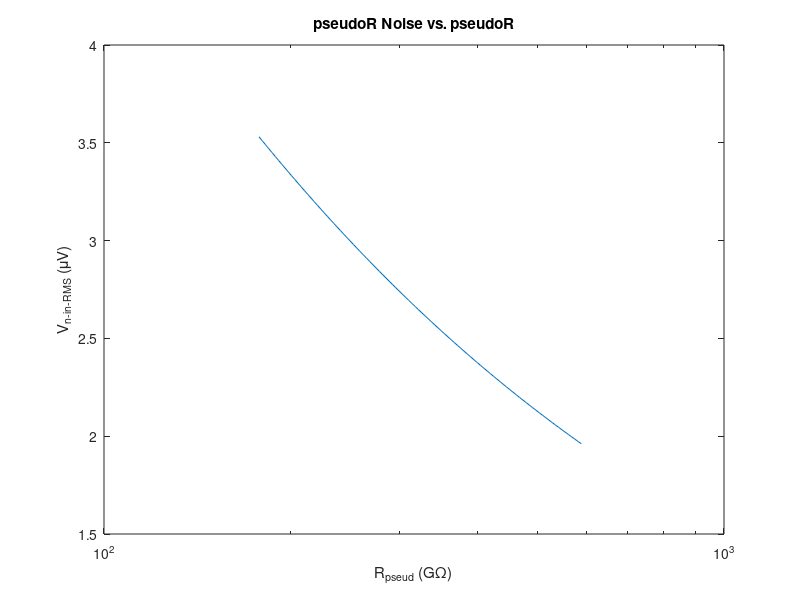
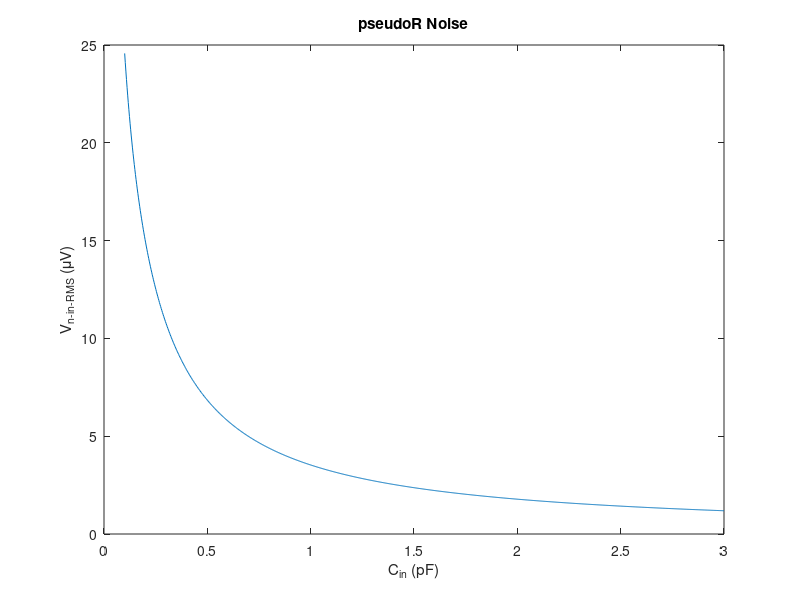
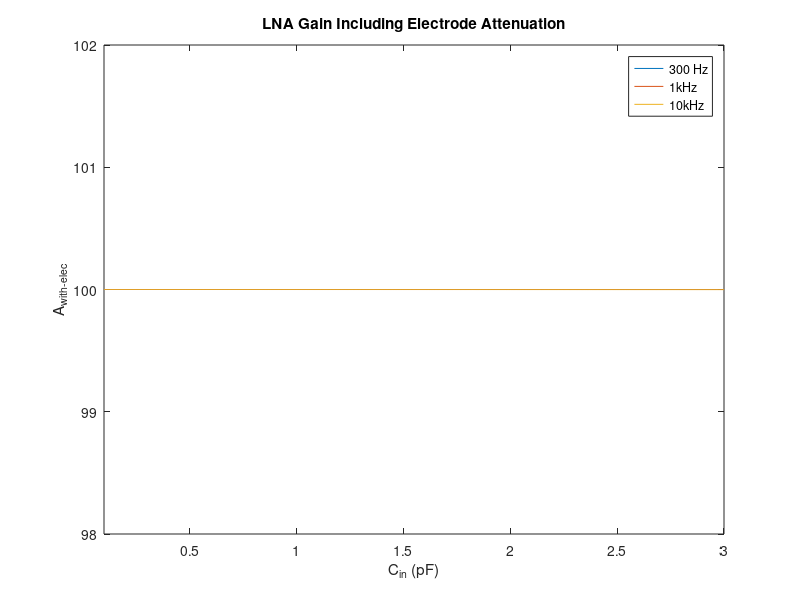
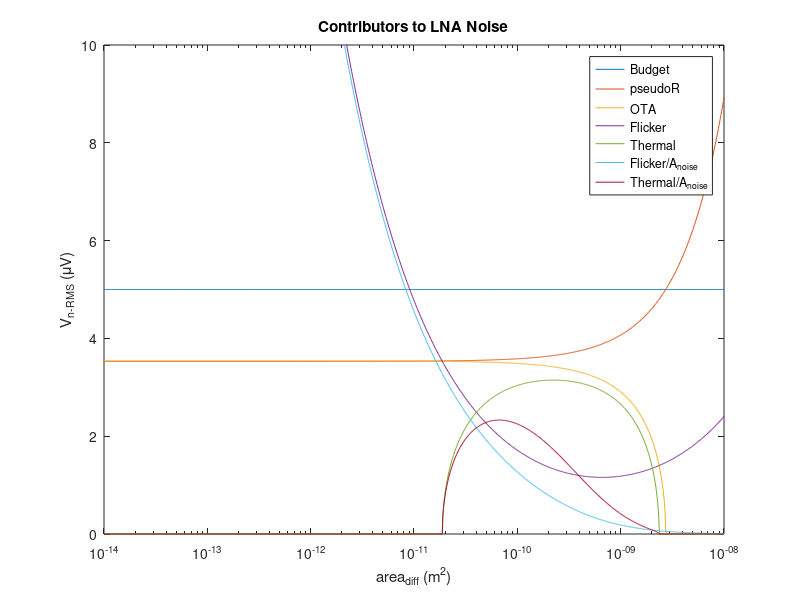

Recreate these plots in MATLAB, in order. (Note: this script raises an error after producing the figures.)
% polymorph pixel co-design
% CRT
% 05/19/2020 - 07/22/2020

%% setup
close all
clear all

%% starting assumptions and physical constants

% constants
k = 1.38e-23;
T = 37 + 273;   % body temp

% system constraints
V_DD = 1.5;
R_elec = 24e3;
pixel_dim = 152.5e-6;
area_limit = (pixel_dim)^2;

% amplitude range
% peak voltages for AP (300Hz - 10kHz) and a little LFP (50Hz - 10kHz)
V_AP = 2e-3;
V_LFP = 6e-3;

% assumed compensation cap for filter OTAs
C_load = 100e-15;
% mux line wiring capacitance
C_mux = 20e-15;

%% design targets

% frequencies
f_mux = 32 * 30e3;
f_LP_AP = 10e3;
f_HP_AP = 300;
% biquad filter params
omega_0 = 2*pi * sqrt(f_HP_AP * f_LP_AP);
BW = 2*pi * (f_LP_AP - f_HP_AP);
Q = omega_0 / BW;

% except for here, as noted, all noise is squared voltage
noise_Vrms_target = 5e-6;
noise_Vsq_target = noise_Vrms_target^2;
% target for OTA noise source other than M1
excess = 1.2;
% equivalent noise bandwidth
ENBW = f_LP_AP * pi/2;

% gains
A_target = 100;
A_OL_target = 1e3;
A_f = 1;
A_LP = 5/3;

% BPF nonidealities
gain_error = 0.01;
% stopband is defined as the point where 20dB rolloff stops and
% the low-freq zero kicks in
stopband_edge = 5;

% settling accuracy and associated time constant
settle_acc = 0.001;
settling_TCs = -log(settle_acc);
% fraction of period available for settling
settling_frac = 0.4;

% swing for A1
V_swing_target = V_LFP * A_target;

% BPF calcs: setup

% number of sweep points
num_points = 1000;
% filter design
f_swcap = logspace(5,7,num_points)';

% vector version of area limit for plots
area_limit_vec = area_limit * ones(num_points, 1);

%% technology information
% info for thicc oxide devices is given by metric3 instead of metric

L_min = 130e-9;
L_min3 = 350e-9;

% C_ox and C_P (C_gg) [F/m^2]
% C_ox for flicker noise
C_ox = 0.01;
C_ox3 = 0.005;
% C_P for parasitics
M_input_area = 120e-6 * 600e-9;
C_gg = 252e-15;
C_P_N = C_gg / M_input_area;
C_P_P = 0.00633;
C_P_N3 = 0.0017;
C_P_P3 = 0.0017;

% cap / area relationship for BPF calcs
cap_per_area_mim = 6.04e-15 / (2e-6)^2;    % [F/m^2]
cap_per_area_mos = 7.0e-15 / (1e-6)^2;
total_cap = area_limit * cap_per_area_mim;

% flicker noise coefficients [J]
K_flicker_N = 1.24e-25;
K_flicker_P = 1.98e-25;
K_flicker_N3 = 1.55e-25;
K_flicker_P3 = 4.27e-25;

% mismatch coefficients
% [Vm] and [m]
A_VT = 10e-9;
A_beta = 0.013e-6;

% noise factor gamma (often quoted as 2/3)
gamma_W = 1;
gamma_S = 2/3;
gamma_W3 = 1.5;

% estimates for device area
L_diff = 200e-9;
L_guard = 1e-6;

% Resistance: ohms/sq
Rs = 1222;
WR_min = 400e-9;
% R mismatch coefficient [m]
A_R = 0.016e-6;



%% pseudoR cutoff and noise

% possible pseudoR values from mc: 90GOhm to 5TOhm
pseudoR = logspace(11.25,11.77,100);
% assume C_F is minimum size
C_F = 10e-15;
f_pseudo = 1./(2.*pi.*pseudoR.*C_F);

% reduction factor to account for not all of kT/C appearing in final BW
% we apply a HP filter in the SC stage, and only care about noise
% in the 300Hz+ band
ratio = f_HP_AP ./ f_pseudo;
reduc_factor = (2/pi./((ratio).^2 - 1)) .* ...
    (ratio*pi/4 - pi/2 + atan(ratio));
% resulting noise due to 2 pseudoR
noise_pseudoR = 2 .* k .* T ./ C_F .* reduc_factor;
% input-refer - note that this uses ideal gain
noise_pseudoR_in = noise_pseudoR ./ (A_target.^2);

% noise due to pseudoR as a function of Cin
figure
semilogx(pseudoR/1e9, sqrt(noise_pseudoR_in) .* 1e6);
xlabel('R_{pseud} (G\Omega)');
ylabel('V_{n-in-RMS} (\muV)');
title('pseudoR Noise vs. pseudoR');

%% closed-loop amp design: sweep Cin

% smallest pseudoR under mc
pseudoR = 178e9;

% sweep Cin
%C_in = 1e-12;
C_in = linspace(100e-15, 3e-12, 1000)';
C_F = C_in / A_target;

% integrated pseudoR noise for 300Hz sw cap HP cutoff
f_pseudo = 1./(2.*pi.*pseudoR.*C_F);
% reduction factor to account for not all of kT/C appearing in final BW
% we apply a HP filter in the SC stage, and only care about noise
% in the 300Hz+ band
ratio = f_HP_AP ./ f_pseudo;
reduc_factor = (2/pi./((ratio).^2 - 1)) .* ...
    (ratio*pi/4 - pi/2 + atan(ratio));
% resulting noise due to 2 pseudoR
noise_pseudoR = 2 .* k .* T ./ C_F .* reduc_factor;
% input-refer - note that this uses ideal gain
noise_pseudoR_in = noise_pseudoR ./ (A_target.^2);

% ideal closed-loop gain including electrode attenuation
% at three freqs: 300, 1000, 10000 Hz
% assumes ideal opamp with no parasitics
A_elec_300 = C_in ./ sqrt(C_F.^2 + (C_F .* C_in .* R_elec .* (2*pi*300)).^2);
A_elec_1e3 = C_in ./ sqrt(C_F.^2 + (C_F .* C_in .* R_elec .* (2*pi*1e3)).^2);
A_elec_1e4 = C_in ./ sqrt(C_F.^2 + (C_F .* C_in .* R_elec .* (2*pi*1e4)).^2);

%% plots from Cin choice

% noise due to pseudoR as a function of Cin
figure
plot(C_in.*(1e12), sqrt(noise_pseudoR_in) .* 1e6);
xlabel('C_{in} (pF)');
ylabel('V_{n-in-RMS} (\muV)');
title('pseudoR Noise');

% input gain including electrode atten
% should be negligible
figure
plot(C_in.*(1e12), A_elec_300);
hold on
plot(C_in.*(1e12), A_elec_1e3);
plot(C_in.*(1e12), A_elec_1e4);
xlabel('C_{in} (pF)');
ylabel('A_{with-elec}');
axis([100e-3 3 98 102]);
legend('300 Hz', '1kHz', '10kHz');
title('LNA Gain Including Electrode Attenuation');

%% results from first design section

% baseline C_in for noise, assuming we meet target gain
C_in = 1e-12;
C_F = C_in / A_target;
% now adjust C_in to pre-warp the CL gain, gain error due to finite OL gain
C_in = C_F * A_target * (1 + 1/A_OL_target) / (1 - A_target/A_OL_target);
% integrated pseudoR noise for 300Hz sw cap HP cutoff
f_pseudo = 1./(2.*pi.*pseudoR.*C_F);
ratio = f_HP_AP ./ f_pseudo;
reduc_factor = (2/pi./((ratio).^2 - 1)) .* ...
    (ratio*pi/4 - pi/2 + atan(ratio));
noise_pseudoR = 2 .* k .* T ./ C_F .* reduc_factor;



%% begin OTA design: sweep WL

% transistor area, from 10^-14 m^2 to 10^-9 m^2
% for reference, pixel is 2.33*10^-8 m^2
% 120um/600nm device is 7.2*10^-11 m^2both
% and a 130nm/130nm device is 1.69*10^-14 m^2
WL = logspace(-14,-8,1000);

C_P = WL .* C_P_N3;

% resulting actual closed-loop gain
A_actual = C_in ./ (C_F + (C_F + C_in + C_P) ./ A_OL_target);
noise_pseudoR_in = noise_pseudoR ./ (A_actual.^2);

% noise budget
noise_OTA = noise_Vsq_target - noise_pseudoR_in;

% noise gain
A_noise = (C_P + C_in + C_F) ./ C_in;

% flicker noise
noise_flicker = 2 .* K_flicker_N3 ./ C_ox3 ./ WL .* (A_noise).^2 ...
    .* log(f_LP_AP / f_HP_AP);

noise_thermal = noise_OTA - noise_flicker;

% thermal noise
% NOTE: we only care about thermal noise in the signal band (to 10kHz)
% technically, ENBW is not correct here because we can do a software
% brickwall filter at 10kHz, and this will be valid since we have used
% appropriate anti-aliasing.
% thus, ENBW is used here only to provide a safety margin.
gm_req = 2 .* 4 .* k .* T .* gamma_W3...
    ./ noise_thermal .* (A_noise).^2 .* ENBW .* excess;

% first approx of mismatch: assume input pair dominates
sigma_Vth_1 = A_VT ./ sqrt(WL);
V_os_3sigma = sigma_Vth_1 .* 3;

%% plots from WL sizing choice

% noise breakdown
figure
semilogx(WL, (noise_Vrms_target*1e6).*ones(size(WL)));
hold on
semilogx(WL, sqrt(noise_pseudoR_in) .* 1e6);
semilogx(WL, sqrt(noise_OTA) .* 1e6);
semilogx(WL, sqrt(noise_flicker) .* 1e6);
semilogx(WL, sqrt(noise_thermal) .* 1e6);
semilogx(WL, sqrt(noise_flicker) ./ (A_noise).^2 .* 1e6);
semilogx(WL, sqrt(noise_thermal) ./ (A_noise).^2 .* 1e6);
xlabel('area_{diff} (m^2)');
ylabel('V_{n-RMS} (\muV)');
axis([1e-14 1e-8 0 10]);
legend('Budget', 'pseudoR', 'OTA', 'Flicker', 'Thermal',...
    'Flicker/A_{noise}', 'Thermal/A_{noise}');
title('Contributors to LNA Noise');

% mismatch
figure
semilogx(WL, V_os_3sigma .* 1e3);
xlabel('area_{diff} (m^2)');
ylabel('V_{OS} (mV)');
title('3\sigma V_{OS}');

% gm requirement
figure
semilogx(WL, gm_req.*(1e6));
xlabel('area_{diff} (m^2)');
ylabel('g_m (\muS)');
axis([1e-14 1e-8 0 500]);
title('g_m Requirement');

% closed-loop gain
figure
semilogx(WL, A_actual);
xlabel('area_{diff} (m^2)');
ylabel('A_{actual}');
title('Closed-Loop Gain due to C_P');

%% gm/id, gmro characterization

% info about number of characterization sweeps
num_lengths_N = 10;
num_lengths_P = 10;
points_per_length = 25;
L_N = [130e-9 200e-9 500e-9 1e-6 2e-6 4e-6 6e-6 8e-6 10e-6 12e-6]';
L_P = L_N;

% for thick-oxide devices
num_lengths_N3 = 9;
num_lengths_P3 = 9;
L_N3 = [350e-9 500e-9 1e-6 2e-6 4e-6 6e-6 8e-6 10e-6 12e-6]';
L_P3 = L_N3;

% NMOS

% import the characterization data
gmid_n_130n = readmatrix('charac/charac_gmid_n_130n.csv');
gmid_n_200n = readmatrix('charac/charac_gmid_n_200n.csv');
gmid_n_500n = readmatrix('charac/charac_gmid_n_500n.csv');
gmid_n_1u = readmatrix('charac/charac_gmid_n_1u.csv');
gmid_n_2u = readmatrix('charac/charac_gmid_n_2u.csv');
gmid_n_4u = readmatrix('charac/charac_gmid_n_4u.csv');
gmid_n_6u = readmatrix('charac/charac_gmid_n_6u.csv');
gmid_n_8u = readmatrix('charac/charac_gmid_n_8u.csv');
gmid_n_10u = readmatrix('charac/charac_gmid_n_10u.csv');
gmid_n_12u = readmatrix('charac/charac_gmid_n_12u.csv');

gmro_n_130n = readmatrix('charac/charac_gmro_n_130n.csv');
gmro_n_200n = readmatrix('charac/charac_gmro_n_200n.csv');
gmro_n_500n = readmatrix('charac/charac_gmro_n_500n.csv');
gmro_n_1u = readmatrix('charac/charac_gmro_n_1u.csv');
gmro_n_2u = readmatrix('charac/charac_gmro_n_2u.csv');
gmro_n_4u = readmatrix('charac/charac_gmro_n_4u.csv');
gmro_n_6u = readmatrix('charac/charac_gmro_n_6u.csv');
gmro_n_8u = readmatrix('charac/charac_gmro_n_8u.csv');
gmro_n_10u = readmatrix('charac/charac_gmro_n_10u.csv');
gmro_n_12u = readmatrix('charac/charac_gmro_n_12u.csv');

cgg_n_130n = readmatrix('charac/charac_cgg_n_130n.csv');
cgg_n_200n = readmatrix('charac/charac_cgg_n_200n.csv');
cgg_n_500n = readmatrix('charac/charac_cgg_n_500n.csv');
cgg_n_1u = readmatrix('charac/charac_cgg_n_1u.csv');
cgg_n_2u = readmatrix('charac/charac_cgg_n_2u.csv');
cgg_n_4u = readmatrix('charac/charac_cgg_n_4u.csv');
cgg_n_6u = readmatrix('charac/charac_cgg_n_6u.csv');
cgg_n_8u = readmatrix('charac/charac_cgg_n_8u.csv');
cgg_n_10u = readmatrix('charac/charac_cgg_n_10u.csv');
cgg_n_12u = readmatrix('charac/charac_cgg_n_12u.csv');

gmid_N_350n = readmatrix('charac/charac_gmid_N_350n.csv');
gmid_N_500n = readmatrix('charac/charac_gmid_N_500n.csv');
gmid_N_1u = readmatrix('charac/charac_gmid_N_1u.csv');
gmid_N_2u = readmatrix('charac/charac_gmid_N_2u.csv');
gmid_N_4u = readmatrix('charac/charac_gmid_N_4u.csv');
gmid_N_6u = readmatrix('charac/charac_gmid_N_6u.csv');
gmid_N_8u = readmatrix('charac/charac_gmid_N_8u.csv');
gmid_N_10u = readmatrix('charac/charac_gmid_N_10u.csv');
gmid_N_12u = readmatrix('charac/charac_gmid_N_12u.csv');

gmro_N_350n = readmatrix('charac/charac_gmro_N_350n.csv');
gmro_N_500n = readmatrix('charac/charac_gmro_N_500n.csv');
gmro_N_1u = readmatrix('charac/charac_gmro_N_1u.csv');
gmro_N_2u = readmatrix('charac/charac_gmro_N_2u.csv');
gmro_N_4u = readmatrix('charac/charac_gmro_N_4u.csv');
gmro_N_6u = readmatrix('charac/charac_gmro_N_6u.csv');
gmro_N_8u = readmatrix('charac/charac_gmro_N_8u.csv');
gmro_N_10u = readmatrix('charac/charac_gmro_N_10u.csv');
gmro_N_12u = readmatrix('charac/charac_gmro_N_12u.csv');

cgg_N_350n = readmatrix('charac/charac_cgg_N_350n.csv');
cgg_N_500n = readmatrix('charac/charac_cgg_N_500n.csv');
cgg_N_1u = readmatrix('charac/charac_cgg_N_1u.csv');
cgg_N_2u = readmatrix('charac/charac_cgg_N_2u.csv');
cgg_N_4u = readmatrix('charac/charac_cgg_N_4u.csv');
cgg_N_6u = readmatrix('charac/charac_cgg_N_6u.csv');
cgg_N_8u = readmatrix('charac/charac_cgg_N_8u.csv');
cgg_N_10u = readmatrix('charac/charac_cgg_N_10u.csv');
cgg_N_12u = readmatrix('charac/charac_cgg_N_12u.csv');

% concatenate the results for easier looping
gmid_n = horzcat(gmid_n_130n, gmid_n_200n(:,2), gmid_n_500n(:,2),...
    gmid_n_1u(:,2), gmid_n_2u(:,2), gmid_n_4u(:,2), gmid_n_6u(:,2),...
    gmid_n_8u(:,2), gmid_n_10u(:,2), gmid_n_12u(:,2));
gmro_n = horzcat(gmro_n_130n, gmro_n_200n(:,2), gmro_n_500n(:,2),...
    gmro_n_1u(:,2), gmro_n_2u(:,2), gmro_n_4u(:,2), gmro_n_6u(:,2),...
    gmro_n_8u(:,2), gmro_n_10u(:,2), gmro_n_12u(:,2));
cgg_n = horzcat(cgg_n_130n, cgg_n_200n(:,2), cgg_n_500n(:,2),...
    cgg_n_1u(:,2), cgg_n_2u(:,2), cgg_n_4u(:,2), cgg_n_6u(:,2),...
    cgg_n_8u(:,2), cgg_n_10u(:,2), cgg_n_12u(:,2));

gmid_N = horzcat(gmid_N_350n, gmid_N_500n(:,2),...
    gmid_N_1u(:,2), gmid_N_2u(:,2), gmid_N_4u(:,2), gmid_N_6u(:,2),...
    gmid_N_8u(:,2), gmid_N_10u(:,2), gmid_N_12u(:,2));
gmro_N = horzcat(gmro_N_350n, gmro_N_500n(:,2),...
    gmro_N_1u(:,2), gmro_N_2u(:,2), gmro_N_4u(:,2), gmro_N_6u(:,2),...
    gmro_N_8u(:,2), gmro_N_10u(:,2), gmro_N_12u(:,2));
cgg_N = horzcat(cgg_N_350n, cgg_N_500n(:,2),...
    cgg_N_1u(:,2), cgg_N_2u(:,2), cgg_N_4u(:,2), cgg_N_6u(:,2),...
    cgg_N_8u(:,2), cgg_N_10u(:,2), cgg_N_12u(:,2));

% plot the characterization results
figure
semilogx(gmid_n(:,1)*1e6, gmid_n(:,2));
hold on
semilogx(gmid_n(:,1)*1e6, gmid_n(:,3));
semilogx(gmid_n(:,1)*1e6, gmid_n(:,4));
semilogx(gmid_n(:,1)*1e6, gmid_n(:,5));
semilogx(gmid_n(:,1)*1e6, gmid_n(:,6));
semilogx(gmid_n(:,1)*1e6, gmid_n(:,7));
semilogx(gmid_n(:,1)*1e6, gmid_n(:,8));
semilogx(gmid_n(:,1)*1e6, gmid_n(:,9));
semilogx(gmid_n(:,1)*1e6, gmid_n(:,10));
semilogx(gmid_n(:,1)*1e6, gmid_n(:,11));
title('g_m/I_D vs. I_D for NMOS');
xlabel('I_D (\muA)');
ylabel('g_m/I_D (V^{-1})');
legend('L = 130nm', 'L = 200nm', 'L = 500nm', 'L = 1\mum', 'L = 2\mum',...
    'L = 4\mum', 'L = 6\mum', 'L = 8\mum', 'L = 10\mum', 'L = 12\mum');

figure
semilogx(gmro_n(:,1)*1e6, gmro_n(:,2));
hold on
semilogx(gmro_n(:,1)*1e6, gmro_n(:,3));
semilogx(gmro_n(:,1)*1e6, gmro_n(:,4));
semilogx(gmro_n(:,1)*1e6, gmro_n(:,5));
semilogx(gmro_n(:,1)*1e6, gmro_n(:,6));
semilogx(gmro_n(:,1)*1e6, gmro_n(:,7));
semilogx(gmro_n(:,1)*1e6, gmro_n(:,8));
semilogx(gmro_n(:,1)*1e6, gmro_n(:,9));
semilogx(gmro_n(:,1)*1e6, gmro_n(:,10));
semilogx(gmro_n(:,1)*1e6, gmro_n(:,11));
title('g_mr_o vs. I_D for NMOS');
xlabel('I_D (\muA)');
ylabel('g_mr_o');
legend('L = 130nm', 'L = 200nm', 'L = 500nm', 'L = 1\mum', 'L = 2\mum',...
    'L = 4\mum', 'L = 6\mum', 'L = 8\mum', 'L = 10\mum', 'L = 12\mum');

figure
semilogx(cgg_n(:,1)*1e6, cgg_n(:,2) / (130e-9 * 260e-9));
hold on
semilogx(cgg_n(:,1)*1e6, cgg_n(:,3) / (200e-9 * 400e-9));
semilogx(cgg_n(:,1)*1e6, cgg_n(:,4) / (500e-9 * 1000e-9));
semilogx(cgg_n(:,1)*1e6, cgg_n(:,5) / (1000e-9 * 2000e-9));
semilogx(cgg_n(:,1)*1e6, cgg_n(:,6) / (2000e-9 * 4000e-9));
semilogx(cgg_n(:,1)*1e6, cgg_n(:,7) / (4000e-9 * 8000e-9));
semilogx(cgg_n(:,1)*1e6, cgg_n(:,8) / (6000e-9 * 12000e-9));
semilogx(cgg_n(:,1)*1e6, cgg_n(:,9) / (8000e-9 * 16000e-9));
semilogx(cgg_n(:,1)*1e6, cgg_n(:,10) / (10000e-9 * 20000e-9));
semilogx(cgg_n(:,1)*1e6, cgg_n(:,11) / (12000e-9 * 24000e-9));
title('C_{gg} vs. I_D for NMOS');
xlabel('I_D (\muA)');
ylabel('C_{gg} (F/m^2)');
legend('L = 130nm', 'L = 200nm', 'L = 500nm', 'L = 1\mum', 'L = 2\mum',...
    'L = 4\mum', 'L = 6\mum', 'L = 8\mum', 'L = 10\mum', 'L = 12\mum');


% PMOS

% import the characterization data
gmid_p_130n = readmatrix('charac/charac_gmid_p_130n.csv');
gmid_p_200n = readmatrix('charac/charac_gmid_p_200n.csv');
gmid_p_500n = readmatrix('charac/charac_gmid_p_500n.csv');
gmid_p_1u = readmatrix('charac/charac_gmid_p_1u.csv');
gmid_p_2u = readmatrix('charac/charac_gmid_p_2u.csv');
gmid_p_4u = readmatrix('charac/charac_gmid_p_4u.csv');
gmid_p_6u = readmatrix('charac/charac_gmid_p_6u.csv');
gmid_p_8u = readmatrix('charac/charac_gmid_p_8u.csv');
gmid_p_10u = readmatrix('charac/charac_gmid_p_10u.csv');
gmid_p_12u = readmatrix('charac/charac_gmid_p_12u.csv');

gmro_p_130n = readmatrix('charac/charac_gmro_p_130n.csv');
gmro_p_200n = readmatrix('charac/charac_gmro_p_200n.csv');
gmro_p_500n = readmatrix('charac/charac_gmro_p_500n.csv');
gmro_p_1u = readmatrix('charac/charac_gmro_p_1u.csv');
gmro_p_2u = readmatrix('charac/charac_gmro_p_2u.csv');
gmro_p_4u = readmatrix('charac/charac_gmro_p_4u.csv');
gmro_p_6u = readmatrix('charac/charac_gmro_p_6u.csv');
gmro_p_8u = readmatrix('charac/charac_gmro_p_8u.csv');
gmro_p_10u = readmatrix('charac/charac_gmro_p_10u.csv');
gmro_p_12u = readmatrix('charac/charac_gmro_p_12u.csv');

gmid_P_350n = readmatrix('charac/charac_gmid_P_350n.csv');
gmid_P_500n = readmatrix('charac/charac_gmid_P_500n.csv');
gmid_P_1u = readmatrix('charac/charac_gmid_P_1u.csv');
gmid_P_2u = readmatrix('charac/charac_gmid_P_2u.csv');
gmid_P_4u = readmatrix('charac/charac_gmid_P_4u.csv');
gmid_P_6u = readmatrix('charac/charac_gmid_P_6u.csv');
gmid_P_8u = readmatrix('charac/charac_gmid_P_8u.csv');
gmid_P_10u = readmatrix('charac/charac_gmid_P_10u.csv');
gmid_P_12u = readmatrix('charac/charac_gmid_P_12u.csv');

gmro_P_350n = readmatrix('charac/charac_gmro_P_350n.csv');
gmro_P_500n = readmatrix('charac/charac_gmro_P_500n.csv');
gmro_P_1u = readmatrix('charac/charac_gmro_P_1u.csv');
gmro_P_2u = readmatrix('charac/charac_gmro_P_2u.csv');
gmro_P_4u = readmatrix('charac/charac_gmro_P_4u.csv');
gmro_P_6u = readmatrix('charac/charac_gmro_P_6u.csv');
gmro_P_8u = readmatrix('charac/charac_gmro_P_8u.csv');
gmro_P_10u = readmatrix('charac/charac_gmro_P_10u.csv');
gmro_P_12u = readmatrix('charac/charac_gmro_P_12u.csv');

cgg_P_350n = readmatrix('charac/charac_cgg_P_350n.csv');
cgg_P_500n = readmatrix('charac/charac_cgg_P_500n.csv');
cgg_P_1u = readmatrix('charac/charac_cgg_P_1u.csv');
cgg_P_2u = readmatrix('charac/charac_cgg_P_2u.csv');
cgg_P_4u = readmatrix('charac/charac_cgg_P_4u.csv');
cgg_P_6u = readmatrix('charac/charac_cgg_P_6u.csv');
cgg_P_8u = readmatrix('charac/charac_cgg_P_8u.csv');
cgg_P_10u = readmatrix('charac/charac_cgg_P_10u.csv');
cgg_P_12u = readmatrix('charac/charac_cgg_P_12u.csv');

% concatenate the results for easier looping
gmid_p = horzcat(gmid_p_130n, gmid_p_200n(:,2), gmid_p_500n(:,2),...
    gmid_p_1u(:,2), gmid_p_2u(:,2), gmid_p_4u(:,2), gmid_p_6u(:,2),...
    gmid_p_8u(:,2), gmid_p_10u(:,2), gmid_p_12u(:,2));
gmro_p = horzcat(gmro_p_130n, gmro_p_200n(:,2), gmro_p_500n(:,2),...
    gmro_p_1u(:,2), gmro_p_2u(:,2), gmro_p_4u(:,2), gmro_p_6u(:,2),...
    gmro_p_8u(:,2), gmro_p_10u(:,2), gmro_p_12u(:,2));

gmid_P = horzcat(gmid_P_350n, gmid_P_500n(:,2),...
    gmid_P_1u(:,2), gmid_P_2u(:,2), gmid_P_4u(:,2), gmid_P_6u(:,2),...
    gmid_P_8u(:,2), gmid_P_10u(:,2), gmid_P_12u(:,2));
gmro_P = horzcat(gmro_P_350n, gmro_P_500n(:,2),...
    gmro_P_1u(:,2), gmro_P_2u(:,2), gmro_P_4u(:,2), gmro_P_6u(:,2),...
    gmro_P_8u(:,2), gmro_P_10u(:,2), gmro_P_12u(:,2));
cgg_P = horzcat(cgg_P_350n, cgg_P_500n(:,2),...
    cgg_P_1u(:,2), cgg_P_2u(:,2), cgg_P_4u(:,2), cgg_P_6u(:,2),...
    cgg_P_8u(:,2), cgg_P_10u(:,2), cgg_P_12u(:,2));

% plot the characterization results
figure
semilogx(gmid_p(:,1)*1e6, gmid_p(:,2));
hold on
semilogx(gmid_p(:,1)*1e6, gmid_p(:,3));
semilogx(gmid_p(:,1)*1e6, gmid_p(:,4));
semilogx(gmid_p(:,1)*1e6, gmid_p(:,5));
semilogx(gmid_p(:,1)*1e6, gmid_p(:,6));
semilogx(gmid_p(:,1)*1e6, gmid_p(:,7));
semilogx(gmid_p(:,1)*1e6, gmid_p(:,8));
semilogx(gmid_p(:,1)*1e6, gmid_p(:,9));
semilogx(gmid_p(:,1)*1e6, gmid_p(:,10));
semilogx(gmid_p(:,1)*1e6, gmid_p(:,11));
title('g_m/I_D vs. I_D for PMOS');
xlabel('I_D (\muA)');
ylabel('g_m/I_D (V^{-1})');
legend('L = 130nm', 'L = 200nm', 'L = 500nm', 'L = 1\mum', 'L = 2\mum',...
    'L = 4\mum', 'L = 6\mum', 'L = 8\mum', 'L = 10\mum', 'L = 12\mum');

figure
semilogx(gmro_p(:,1)*1e6, gmro_p(:,2));
hold on
semilogx(gmro_p(:,1)*1e6, gmro_p(:,3));
semilogx(gmro_p(:,1)*1e6, gmro_p(:,4));
semilogx(gmro_p(:,1)*1e6, gmro_p(:,5));
semilogx(gmro_p(:,1)*1e6, gmro_p(:,6));
semilogx(gmro_p(:,1)*1e6, gmro_p(:,7));
semilogx(gmro_p(:,1)*1e6, gmro_p(:,8));
semilogx(gmro_p(:,1)*1e6, gmro_p(:,9));
semilogx(gmro_p(:,1)*1e6, gmro_p(:,10));
semilogx(gmro_p(:,1)*1e6, gmro_p(:,11));
title('g_mr_o vs. I_D for PMOS');
xlabel('I_D (\muA)');
ylabel('g_mr_o');
legend('L = 130nm', 'L = 200nm', 'L = 500nm', 'L = 1\mum', 'L = 2\mum',...
    'L = 4\mum', 'L = 6\mum', 'L = 8\mum', 'L = 10\mum', 'L = 12\mum');

%% transistor-level OTA design: tunable parameters

% set minimum W
W_min = 200e-9;

% assumptions for WI or SI
% PI: "pretty inverted", P is between M and S
gmid_WI = 25;
gmid_MI = 20;
gmid_PI = 15;
gmid_SI = 10;

% M1 specs determined from optimization above
gm_min = 150e-6;
WL_min = 6e-11;

% ratio between main branch and output branch
current_scale = 16;
% ratio between load branch and one branch of CMFB amp
cmfb_scale = 1;

% partition of gains
A_OL_CMFB_target = 20;

% assumption that (gmro)9ro11 << (gmro)7(gmro)5R,
% but this will not be possible while meeting other requirements
% to account for this, let gg_factor_1(gmro)9ro11 = (gmro)7(gmro)5R
gg_factor_1 = 0.5;
% assumption that (gmro)3ro1 >> (gmro)5R.
% let (gmro)3ro1 = gg_factor_2*(gmro)5R
gg_factor_2 = 5;

% only assumed gmro - it will be overwritten later so it's ok
gmro_9_target = 30;

% degen resistor headroom consumption
% chosen to achieve a tradeoff between Rout and swing
V_R_degen = 0.2;
% estimated headroom for saturation for a single device (even SI)
V_hr_SI = 300e-3;
V_hr_WI = 250e-3;

%% swing requirement calculation

V_swing_telecas = V_DD - 1*V_hr_SI - 4*V_hr_WI - V_R_degen;
V_swing_foldcas = V_DD - 1*V_hr_SI - 3*V_hr_WI - V_R_degen;
V_swing_stage2 = V_DD - V_hr_SI - V_hr_WI;

%% transistor-level OTA design: action

% M1: input pair (NMOS)

% vectors to keep track of results for comparison
W = zeros(num_lengths_N3, 1);
WL = zeros(num_lengths_N3, 1);
gmro = zeros(num_lengths_N3, 1);
gmid = zeros(num_lengths_N3, 1);

% try each length
for i = 1:num_lengths_N3
    
    % column for gmid, gmro data
    col = 1 + i;
    
    % determine corresponding length
    L_charac = L_N3(i);
    W_charac = L_charac * 2;
    
    for j = 1:points_per_length
        
        % go from SI to WI to get minimum required gmid
        point = points_per_length - j + 1;
        
        gmid(i) = gmid_N(point, col);
        
        if (gmid(i) > gmid_WI)
            % found required gmid
            
            % determine corresponding current density for this length
            ID_charac = gmid_N(point, 1);
            ID_density = ID_charac / W_charac;
            
            % determine actual ID required
            ID_req = gm_min / gmid(i);
            ID = 1e-6 * ceil(ID_req * 1e6);
            
            % determine actual W required
            W(i) = ID / ID_density;
            WL(i) = W(i) .* L_charac;
            
            % keep track of corresponding gmro
            gmro(i) = gmro_N(point, col);
            break
        end      
    end
end

% plot results for M1
figure
plot(L_N3*1e6, W*1e6);
xlabel('L (\mum)');
ylabel('W (\mum)');
title('M1: W vs. L');
figure
plot(L_N3*1e6, WL*1e12);
xlabel('L (\mum)');
ylabel('W ((\mum)^2)');
title('M1: WL vs. L');
figure
plot(L_N3*1e6, gmro);
xlabel('L (\mum)');
ylabel('g_mr_o');
title('M1: g_mr_o vs. L');

% pick L that gives us required WL for parasitics/flicker
for i = 1:num_lengths_N3
    WL_this = WL(i);
    
    if (WL_this > WL_min)
        % determine final dimensions
        W_M1 = W(i);
        L_M1 = L_N3(i);
        % determine final small signal params
        gmid_M1 = gmid(i);
        gmro_M1 = gmro(i);
        break
    end
end

% compute some currents
ID_main = ID;
ID_load = ID_main / current_scale;
ID_both = ID_main + ID_load;

% compute M1 small signal params
gm_M1 = gmid_M1 * ID_main;
ro_M1 = gmro_M1 / gm_M1;

% size the degen resistors for reasonable voltage swing
R_degen = V_R_degen / ID_both;

% confirm resistor size is ok
W_R = WR_min;
L_R = R_degen / Rs * W_R;
sigma_R = A_R ./ sqrt(L_R .* W_R) * R_degen;

% M9 and M11 based on gain equation
gmro9ro11_target = A_OL_target * (1+1/gg_factor_1)^2 / gm_M1;

% calculte M11 requirements
gm_M11_assumed = gmid_SI * ID_load;
ro_M11_target = gmro9ro11_target / gmro_9_target;
gmro_11_target = gm_M11_assumed * ro_M11_target;

% M11: load device (NMOS)
[W, gmid, gmro] = size_M(L_N, gmid_n, gmro_n, gmid_PI, 0, ID_load,...
    num_lengths_N, points_per_length);
[L_M11, W_M11, gmid_M11, gmro_M11] = pick_L(L_N, W, gmid, gmro,...
    gmro_11_target, num_lengths_N, W_min);
% compute M11 small signal params
gm_M11 = gmid_M11 * ID_load;
ro_M11 = gmro_M11 / gm_M11;

% re-calculate gmro9 target
gmro_9_target = gmro9ro11_target / ro_M11;

% M9: load cascode device (NMOS)
[W, gmid, gmro] = size_M(L_N, gmid_n, gmro_n, gmid_MI, 1, ID_load,...
    num_lengths_N, points_per_length);
[L_M9, W_M9, gmid_M9, gmro_M9] = pick_L(L_N, W, gmid, gmro,...
    gmro_9_target, num_lengths_N, W_min);
% compute M9 small signal params
gm_M9 = gmid_M9 * ID_load;
ro_M9 = gmro_M9 / gm_M9;

% gmro_57 based on ratio gg_factor_1 (see above)
gmro_57_target = sqrt(gg_factor_1 * gmro_M9 * ro_M11 / R_degen);

% size 5,7 based on this target

% M5: current source device (PMOS)
[W, gmid, gmro] = size_M(L_P, gmid_p, gmro_p, gmid_MI, 1, ID_both,...
    num_lengths_P, points_per_length);
[L_M5, W_M5, gmid_M5, gmro_M5] = pick_L(L_P, W, gmid, gmro,...
    gmro_57_target, num_lengths_P, W_min);
% compute M5 small signal params
gm_M5 = gmid_M5 * ID_main;
ro_M5 = gmro_M5 / gm_M5;

% M7: folded cascode device (PMOS)
[W, gmid, gmro] = size_M(L_P, gmid_p, gmro_p, gmid_MI, 1, ID_load,...
    num_lengths_P, points_per_length);
[L_M7, W_M7, gmid_M7, gmro_M7] = pick_L(L_P, W, gmid, gmro,...
    gmro_57_target, num_lengths_P, W_min);
% compute M7 small signal params
gm_M7 = gmid_M7 * ID_load;
ro_M7 = gmro_M7 / gm_M7;

% size M3 such that (gmro)3ro1 >> (gmro)5R
gmro_3_target = gg_factor_2 * gmro_M5 * R_degen / ro_M1;

% M3: telecascode device (NMOS)
[W, gmid, gmro] = size_M(L_N, gmid_n, gmro_n, gmid_MI, 1, ID_main,...
    num_lengths_N, points_per_length);
[L_M3, W_M3, gmid_M3, gmro_M3] = pick_L(L_N, W, gmid, gmro,...
    gmro_3_target, num_lengths_N, W_min);
% compute M3 small signal params
gm_M3 = gmid_M3 * ID_main;
ro_M3 = gmro_M3 / gm_M3;

% calculate the actual gain

% impedance looking into M3 drain
r_inbranch = gmro_M3 * ro_M1;
% impedance looking into M5 drain
r_top = gmro_M5 * R_degen;
% impedance looking into folding node
r_fold = 1 / (1/(r_top) + 1/(r_inbranch));
% impedance looking up from output
r_up = r_fold * gmro_M7;
% impedance looking down from output
r_down = gmro_M9 * ro_M11;

% output resistance
Rout_actual = 1/(1/r_down + 1/r_up);

% transconductance
Gs7 = (gm_M7 + 1/ro_M7) / (1 + gmro_M9 * ro_M11 / ro_M7);
Gd5 = 1 / (ro_M5 * (1 + R_degen / ro_M5 + gm_M5 * R_degen));
Gs3 = (gm_M3 + 1/ro_M3) / (1 + 1 / (ro_M3 * (Gs7 + Gd5)));

input_split = Gs3 * ro_M1 / (1 + Gs3 * ro_M1);
fold_split = Gs7 / (Gs7 + Gd5);

Gm_actual = gm_M1 * input_split * fold_split;

A_OL_actual = Rout_actual * Gm_actual;

%% post-design OTA characterization

% noise - note this is just open-loop OTA noise for sanity check

% compute first stage noise
noise_final_A1 = 8*k*T*(gamma_W/gm_M1 + 1/(R_degen * gm_M1^2))*ENBW...
    + 2 * K_flicker_N / (W_M1 * L_M1 * C_ox) * log(f_LP_AP / f_HP_AP);

% compute total input-referred OTA noise
noise_final_OTA = noise_final_A1;
noise_final_OTA_V = sqrt(noise_final_OTA);

% offset: it can be shown that all contributions are neglig except input
sigma_Vth_1_final = A_VT / sqrt(W_M1 * L_M1);
V_os_3sigma_final = sigma_Vth_1_final * 3;

% settling - need to satisfy swcap settling assumption

% assume min size cap for C_RA
C_RA = 10e-15;
% input cap size
C_R1 = C_RA * A_f / Q;

% settling limit
T_settle_limit = (1 ./ f_swcap) * settling_frac;

% assume switch resistance - settling through this
R_sw = 14e3;
T_settle_sw = R_sw * C_R1 * settling_TCs;

loop_gain_approx = A_OL_actual / A_target;
T_settle_OTA = (Rout_actual / loop_gain_approx) * C_R1 * settling_TCs;

T_settle_OTA_vec = T_settle_OTA .* ones(size(f_swcap));
T_settle_sw_vec = T_settle_sw .* ones(size(f_swcap));

figure
semilogx(f_swcap, T_settle_limit*1e6);
hold on
semilogx(f_swcap, T_settle_sw_vec*1e6);
semilogx(f_swcap, T_settle_OTA_vec*1e6);
xlabel('f_{swcap} (Hz)');
ylabel('n\tau (\mus)');
title('Amp/Filter Settling Time vs. Sw Cap Frequency');
legend('Limit', 'Switch Settling', 'OTA 2nd Stage Settling');

% fold node resistance - for comparison with output R to determine dom pole
R_fold = 1/(Gs7 + 1/r_inbranch + 1/r_top);

%% CMFB
ID_cmfb = ID_load / cmfb_scale;

% compute gmro target based on necessity that gm13ro15 > A for later math
gm_M13_assumed = gmid_WI * ID_cmfb;
gm_M15_assumed = gmid_SI * ID_cmfb;
ro_15_target = A_OL_CMFB_target / gm_M13_assumed;
gmro_15_target = gm_M15_assumed * ro_15_target;

% M15: load device (PMOS)
[W, gmid, gmro] = size_M(L_P, gmid_p, gmro_p, gmid_SI, 0, ID_cmfb,...
    num_lengths_P, points_per_length);
[L_M15, W_M15, gmid_M15, gmro_M15] = pick_L(L_P, W, gmid, gmro,...
    gmro_15_target, num_lengths_P, W_min);
% compute M15 small signal params
gm_M15 = gmid_M15 * ID_cmfb;
ro_M15 = gmro_M15 / gm_M15;

% compute target gmro13 based on target gain
ro_M13_target = (A_OL_CMFB_target * ro_M15) /...
    (gm_M13_assumed * ro_M15 - A_OL_CMFB_target);
gmro_13_target = gm_M13_assumed * ro_M13_target;

% M13: input device (NMOS)
[W, gmid, gmro] = size_M(L_N, gmid_n, gmro_n, gmid_WI, 1, ID_cmfb,...
    num_lengths_N, points_per_length);
[L_M13, W_M13, gmid_M13, gmro_M13] = pick_L(L_N, W, gmid, gmro,...
    gmro_13_target, num_lengths_N, W_min);
% compute M13 small signal params
gm_M13 = gmid_M13 * ID_cmfb;
ro_M13 = gmro_M13 / gm_M13;

% calculate actual CMFB amp gain
A_OL_CMFB_actual = (gmro_M13 * ro_M15) / (ro_M13 + ro_M15);



%% area contrib of first-stage CT filter capacitor and signal-path caps
area_sig = 2 .* C_in ./ cap_per_area_mim;

figure
semilogx(f_swcap, area_limit_vec*(1e12));
hold on
semilogx(f_swcap, area_sig * ones(num_points, 1)*(1e12));

f_LPCT = f_swcap ./ 10;
C_L = Gm_actual ./ (2*pi .* f_LPCT .* A_target);

area_CT = C_L ./ cap_per_area_mos + area_sig;

semilogx(f_swcap, area_CT*(1e12));

%% design based on CT passive second-order BPF

% C_R2 will be the smallest
C_R2 = 10e-15;
R_2 = 1 ./ (f_swcap .* C_R2);
% R_1 must be much smaller in order to gain unity gain in passband
C_R1 = C_R2 .* 10;
R_1 = 1 ./ (f_swcap .* C_R1);
% corresponding caps
C_1 = 1 ./ (2*pi*f_HP_AP.*R_1);
C_2 = 1 ./ (2*pi*f_LP_AP.*R_2);

% for differential operation, need to double shunt R and half shunt C
C_passive = 2*C_1 + C_R1/2 + 2*C_R2 + C_2/2;

% area
area_passive = C_passive ./ cap_per_area_mim;

% plots
semilogx(f_swcap, area_passive*(1e12));
semilogx(f_swcap, (area_passive+area_CT)*(1e12));

%% design based on CT first-order BPF (see Vol. 1 p. 185)

% swcap filter cap calculations
C_4 = 10e-15;
noise_inref = sqrt(k*T ./ C_4) ./ A_target;

C_2 = f_swcap .* C_4 ./ (2*pi*f_HP_AP);

C_1 = A_f .* C_2;

C_3 = (2*pi*f_LP_AP) .* C_1 ./ f_swcap;

C_firstorder = 2.*(C_1 + C_2 + C_3 + C_4);

% area
area_firstorder = C_firstorder ./ cap_per_area_mim;

% plots
semilogx(f_swcap, area_firstorder*(1e12));
semilogx(f_swcap, (area_firstorder+area_CT)*(1e12));

%% design based on CT biquad - TT

% swcap filter cap calculations
C_RA = 10e-15;

R_A = 1 ./ (C_RA .* f_swcap);
C_A = 1 ./ (omega_0 .* R_A);

R_B = R_A .* Q;
C_RB = 1 ./ (R_B .* f_swcap);

R_1 = R_B ./ A_f;
C_R1 = 1 ./ (R_1 .* f_swcap);

C_biquad = 2.*(2.*(C_A + C_RA) + C_RB + C_R1);

% area
area_biquad = C_biquad ./ cap_per_area_mim;

% plots
semilogx(f_swcap, area_biquad*(1e12));
semilogx(f_swcap, (area_biquad+area_CT)*(1e12));

%% design based on CT biquad - TT modified for high-Q

% swcap filter cap calculations
C_RAHQ = 10e-15;

R_AHQ = 1 ./ (C_RAHQ .* f_swcap);
C_AHQ = 1 ./ (omega_0 .* R_AHQ);

C_BHQ = C_AHQ ./ Q;

C_2HQ = A_f .* C_BHQ;

C_HQ = 2.*(2.*(C_AHQ + C_RAHQ) + C_BHQ + C_2HQ);

% area
area_HQ = C_HQ ./ cap_per_area_mim;

% plots
semilogx(f_swcap, area_HQ*(1e12));
semilogx(f_swcap, (area_HQ+area_CT)*(1e12));

%% design based on CT biquad - TT with specified LPF gain

% ok to overwrite cap values if we end up using this topology

% 2 degrees of freedom: C_RA and C_RAP

% swcap filter cap calculations
C_RA = 40e-15;
R_A = 1 ./ (C_RA .* f_swcap);

R_1 = R_A ./ A_LP;
C_R1 = 1 ./ (R_1 .* f_swcap);

R_B = R_1 .* A_f;
C_RB = 1 ./ (R_B .* f_swcap);

C_A = 1./ (R_B .* BW);

C_RAP = 10e-15;
R_AP = 1 ./ (C_RAP .* f_swcap);

C_AP = 1 ./ (R_A .* R_AP .* C_A .* omega_0.^2);

C_biquad = 2.*(C_A + C_RA + C_AP + C_RAP + C_RB + C_R1);

% area
area_biquad = C_biquad ./ cap_per_area_mim;

% plots
semilogx(f_swcap, area_biquad*(1e12));
semilogx(f_swcap, (area_biquad+area_CT)*(1e12));

%% plot settings
xlabel('f_{swcap} (Hz)');
ylabel('Capacitor Area (\mum)^2');
title('Capacitor Area vs. Sw Cap Frequency');
legend('Limit', 'LNA Signal Path', 'CT',...
    'Passive', 'CT+Passive',...
    'FirstOrder', 'CT+FirstOrder',...
    'TTBiquad', 'CT+TTBiquad',...
    'HQBiquad', 'CT+HQBiquad',...
    'TTBSwing', 'CT+TTBSwing');
axis([1e5, 1e7, 0, 25000]);

%% further analysis of TT topology

% noise contribution of switches at each capacitor
% noise in power!
% assume that this sampled noise will appear spread over the fs/2 BW
noise_C_RB = 2.*k.*T ./ (C_A + C_RB);
noise_C_RAP = 2.*k.*T .* C_RA ./ (C_AP .* C_RB);
noise_C_RA = 2.*k.*T .* C_RA ./ (C_RB .* (C_A + C_RB));

% total noise - assume neglig contrib at C_A,
% and assume C_R1 yields same contrib as C_RA
noise_total = noise_C_RB + noise_C_RAP + 2.*noise_C_RA;
noise_total_sqrt = sqrt(noise_total);

% plot as a function of fs
figure
semilogx(f_swcap, sqrt(noise_C_RB)*1e6/A_target);
hold on
semilogx(f_swcap, sqrt(noise_C_RAP)*1e6/A_target);
semilogx(f_swcap, sqrt(noise_C_RA)*1e6/A_target);
semilogx(f_swcap, noise_total_sqrt*1e6/A_target);
xlabel('f_{swcap} (Hz)');
ylabel('V_{n-in-rms} (\muV)');
title('Noise Approximation on Caps vs. Sw Cap Frequency');
legend('C_{RB}', 'C_{RA1}', 'C_{RA2},C_{R1}', 'Total');



%% Source Follower Required Specs

% first calculate settling time: 0.4 of clock period
settling_time = settling_frac ./ f_swcap;
% associated time constant required
time_const = settling_time / settling_TCs;

% calculate gm required for this time constant
gm_SF1_req = C_R1 ./ time_const;

% power calculation
I_SF1_req = 2 .* (gm_SF1_req / gmid_WI);

%% Mux Driver Required Specs (A2 or SF2)

% first calculate settling time: 0.4 of mux clock period
settling_time_mux = settling_frac ./ f_mux;
% associated time constant required
time_const_mux = settling_time_mux / settling_TCs;

% if we use A2 to drive the mux line directly
% calculate equivalent cap used in time constant formula
cap_eq_2_mux = ((C_load+C_mux) .* max(C_R1, C_RA) +...
    (C_load+C_mux) .* (C_RB + C_A) +...
    max(C_R1, C_RA) .* (C_RB + C_A)) ./ (C_RB + C_A);
% calculate required gm
Gm_2_req_mux = cap_eq_2_mux ./ time_const_mux;
I_2_req_mux = 2 .* (Gm_2_req_mux / gmid_WI);

% if we use a source follower
% calculate gm required for this time constant
gm_SF2_req = C_mux ./ time_const_mux;
% power calculation
I_SF2_req = 2 .* (gm_SF2_req / gmid_WI);

%% Opamp Required Specs

% gain specs
A_3_required = 1 ./ (R_AP .* C_AP .* 2 * pi * stopband_edge);
A_2_required = (1-gain_error).*(1 + A_f) ./ gain_error;

% swing specs
A2_swing = V_AP .* A_target .* A_f;
A3_swing = V_LFP .* A_target .* A_LP;

% settling specs
% required Gm for each amp
cap_eq_2 = (C_load .* max(C_R1, C_RA) + C_load .* (C_RB + C_A) +...
    max(C_R1, C_RA) .* (C_RB + C_A)) ./ (C_RB + C_A);
cap_eq_3 = (C_load .* C_RAP + C_load .* C_AP + C_RAP .* C_AP) ./ C_AP;
Gm_2_req = cap_eq_2 ./ time_const;
Gm_3_req = cap_eq_3 ./ time_const;

% power calculation from linear-charging assumption
I_2_req = 2 .* (Gm_2_req / gmid_WI);
I_3_req = 2 .* (Gm_3_req / gmid_WI);
P_swcap = V_DD .* (I_2_req + I_3_req + I_SF1_req);
P_swcap_A2mux = V_DD .* (I_2_req_mux + I_3_req + I_SF1_req);
P_swcap_SFmux = V_DD .* (I_2_req + I_3_req + I_SF1_req + I_SF2_req);

% now what if amp is slewing?
slew_cap_2 = 1 ./ (1./(C_RB + C_A) + 1./(C_R1 + C_RA));
slew_cap_3 = 1 ./ (1./(C_AP) + 1./(C_RAP));
% assume main signal at A2 output is AP
Iss_2_req = A2_swing ./ settling_time .* slew_cap_2;
% assume main signal at A3 output is LFP
Iss_3_req = A3_swing ./ settling_time .* slew_cap_3;

% another view of bandwidth requirements: GBW
gain_A2 = max(C_RA, C_R1) ./ (C_RB + C_A);
gain_A3 = C_RAP ./ C_AP;
% calculate required BW
BW_req = 1 ./ (time_const .* 2 .* pi);
% calculate required GBW
GBW_A2 = gain_A2 .* BW_req;
GBW_A3 = gain_A3 .* BW_req;

figure
semilogx(f_swcap, Gm_2_req*1e6);
hold on
semilogx(f_swcap, Gm_2_req_mux*1e6);
semilogx(f_swcap, Gm_3_req*1e6);
semilogx(f_swcap, gm_SF1_req*1e6);
semilogx(f_swcap, gm_SF2_req*1e6*ones(size(gm_SF1_req)));
xlabel('f_{swcap} (Hz)');
ylabel('G_m (\muS)');
title('Required Transconductance for Linear Cap Charging');
legend('A_2', 'A_2 driving mux', 'A_3', 'SF_1', 'SF_2');

figure
semilogx(f_swcap, Iss_2_req*1e6);
hold on
semilogx(f_swcap, Iss_3_req*1e6);
xlabel('f_{swcap} (Hz)');
ylabel('I_{SS} (\muA)');
title('Required Opamp Current for Slewing Cap Charging');
legend('A_2', 'A_3');

figure
semilogx(f_swcap, GBW_A2/1e3);
hold on
semilogx(f_swcap, GBW_A3/1e3);
xlabel('f_{swcap} (Hz)');
ylabel('GBW (kHz)');
title('Required GBW for Closed-Loop Integrator Gain');
legend('A_2', 'A_3');

figure
yyaxis left
semilogx(f_swcap, P_swcap*1e6);
hold on
semilogx(f_swcap, P_swcap_A2mux*1e6);
semilogx(f_swcap, P_swcap_SFmux*1e6);
ylabel('P (\muW)');
yyaxis right
semilogx(f_swcap, (area_biquad+area_CT)*(1e12));
ylabel('A (\mum)^2');
xlabel('f_{swcap} (Hz)');
title('Tradeoff Between Power and Area');
legend('P: no mux', 'P: A2 drives mux', 'P: SF drives mux', 'A');



%% BPF A2 design: tunable parameters

% gain target
A_2_required = 300;
% A3_M1 specs determined from f_swcap optimization in other script
gm_min_A2 = 2e-6;

WL_min_A2 = 9e-12;

% partition gains
A_2_1_required = 30;

%% BPF A2 design: action

% A2_M1: input pair (NMOS)

% vectors to keep track of results for comparison
W = zeros(num_lengths_N, 1);
WL = zeros(num_lengths_N, 1);
gmro = zeros(num_lengths_N, 1);
gmid = zeros(num_lengths_N, 1);

% try each length
for i = 1:num_lengths_N
    
    % column for gmid, gmro data
    col = 1 + i;
    
    % determine corresponding length
    L_charac = L_N(i);
    W_charac = L_charac * 2;
    
    for j = 1:points_per_length
        
        % go from SI to WI to get minimum required gmid
        point = points_per_length - j + 1;
        
        gmid(i) = gmid_n(point, col);
        
        if (gmid(i) > gmid_WI)
            % found required gmid
            
            % determine corresponding current density for this length
            ID_charac = gmid_n(point, 1);
            ID_density = ID_charac / W_charac;
            
            % determine actual ID required
            ID_req = gm_min_A2 / gmid(i);
            ID = 0.01e-6 * ceil(ID_req * 100e6);
            
            % determine actual W required
            W(i) = ID / ID_density;
            WL(i) = W(i) .* L_charac;
            
            % keep track of corresponding gmro
            gmro(i) = gmro_n(point, col);
            break
        end      
    end
end

% pick L that gives us required WL for parasitics/flicker
for i = 1:num_lengths_N
    WL_this = WL(i);
    
    if (WL_this > WL_min_A2)
        % determine final dimensions
        W_A2_M1 = W(i);
        L_A2_M1 = L_N(i);
        % determine final small signal params
        gmid_A2_M1 = gmid(i);
        gmro_A2_M1 = gmro(i);
        break
    end
end

% corresponding current
ID_A2 = ID;

% compute M1 small signal params
gm_A2_M1 = gmid_A2_M1 * ID_A2;
ro_A2_M1 = gmro_A2_M1 / gm_A2_M1;

% need to calculate load device ro
ro_A2_M3_required = A_2_1_required * ro_A2_M1 /...
    (gmro_A2_M1 - A_2_1_required);

gm_A2_M3_estimate = gmid_SI * ID_A2;

gmro_A2_M3_target = ro_A2_M3_required * gm_A2_M3_estimate;

% A2_M3: load device (PMOS)
[W, gmid, gmro] = size_M(L_P, gmid_p, gmro_p, gmid_SI, 0, ID_A2,...
    num_lengths_P, points_per_length);
[L_A2_M3, W_A2_M3, gmid_A2_M3, gmro_A2_M3] = pick_L(L_P, W, gmid, gmro,...
    gmro_A2_M3_target, num_lengths_P, W_min);
% compute M3 small signal params
gm_A2_M3 = gmid_A2_M3 * ID_A2;
ro_A2_M3 = gmro_A2_M3 / gm_A2_M3;

% calculate actual first-stage gain
A_2_1 = gmro_A2_M1 * ro_A2_M3 / (ro_A2_M1 + ro_A2_M3);
% calculate required second-stage gain
A_2_2_required = A_2_required / A_2_1;

% A2_M5: second stage input pair (PMOS)

% vectors to keep track of results for comparison
W = zeros(num_lengths_P, 1);
WL = zeros(num_lengths_P, 1);
gmro = zeros(num_lengths_P, 1);
gmid = zeros(num_lengths_P, 1);

% try each length
for i = 1:num_lengths_P
    
    % column for gmid, gmro data
    col = 1 + i;
    
    % determine corresponding length
    L_charac = L_P(i);
    W_charac = L_charac * 2;
    
    for j = 1:points_per_length
        
        % go from SI to WI to get minimum required gmid
        point = points_per_length - j + 1;
        
        gmid(i) = gmid_p(point, col);
        
        if (gmid(i) > gmid_WI)
            % found required gmid
            
            % determine corresponding current density for this length
            ID_charac = gmid_p(point, 1);
            ID_density = ID_charac / W_charac;
            
            % determine actual ID required
            ID_req = gm_min_A2 / gmid(i);
            ID = 0.01e-6 * ceil(ID_req * 100e6);
            
            % determine actual W required
            W(i) = ID / ID_density;
            WL(i) = W(i) .* L_charac;
            
            % keep track of corresponding gmro
            gmro(i) = gmro_p(point, col);
            break
        end      
    end
end

% pick L that gives us required WL for parasitics/flicker
for i = 1:num_lengths_P
    WL_this = WL(i);
    
    if (WL_this > WL_min_A2)
        % determine final dimensions
        W_A2_M5 = W(i);
        L_A2_M5 = L_P(i);
        % determine final small signal params
        gmid_A2_M5 = gmid(i);
        gmro_A2_M5 = gmro(i);
        break
    end
end

% corresponding current
ID_A2_2 = ID;

% compute M5 small signal params
gm_A2_M5 = gmid_A2_M5 * ID_A2_2;
ro_A2_M5 = gmro_A2_M5 / gm_A2_M5;

% need to calculate load device ro
ro_A2_M7_required = A_2_2_required * ro_A2_M5 /...
    (gmro_A2_M5 - A_2_2_required);

gm_A2_M7_estimate = gmid_SI * ID_A2_2;

gmro_A2_M7_target = ro_A2_M7_required * gm_A2_M7_estimate;

% A2_M7: load device (NMOS)
[W, gmid, gmro] = size_M(L_N, gmid_n, gmro_n, gmid_WI, 1, ID_A2_2,...
    num_lengths_N, points_per_length);
[L_A2_M7, W_A2_M7, gmid_A2_M7, gmro_A2_M7] = pick_L(L_N, W, gmid, gmro,...
    gmro_A2_M7_target, num_lengths_N, W_min);
% compute M7 small signal params
gm_A2_M7 = gmid_A2_M7 * ID_A2_2;
ro_A2_M7 = gmro_A2_M7 / gm_A2_M7;

% calculate actual second-stage gain
A_2_2 = gmro_A2_M5 * ro_A2_M7 / (ro_A2_M5 + ro_A2_M7);
% calculate total gain
A_2_actual = A_2_1 * A_2_2;

% CMFB sizing?

% TODO MT2 from maximum expected current. plug in gm/id in MI, use max I
% to find W/L, use min L

%% BPF A3 design: tunable parameters

% gain target
A_3_required = 350;
% A3_M1 specs determined from f_swcap optimization in other script
gm_min_A3 = 2e-6;

WL_min_A3 = 9e-12;

gmro_cascode_target = 30;

%% BPF A3 design: action

% A3_M1: input pair (NMOS)

% vectors to keep track of results for comparison
W = zeros(num_lengths_N, 1);
WL = zeros(num_lengths_N, 1);
gmro = zeros(num_lengths_N, 1);
gmid = zeros(num_lengths_N, 1);

% try each length
for i = 1:num_lengths_N
    
    % column for gmid, gmro data
    col = 1 + i;
    
    % determine corresponding length
    L_charac = L_N(i);
    W_charac = L_charac * 2;
    
    for j = 1:points_per_length
        
        % go from SI to WI to get minimum required gmid
        point = points_per_length - j + 1;
        
        gmid(i) = gmid_n(point, col);
        
        if (gmid(i) > gmid_WI)
            % found required gmid
            
            % determine corresponding current density for this length
            ID_charac = gmid_n(point, 1);
            ID_density = ID_charac / W_charac;
            
            % determine actual ID required
            ID_req = gm_min_A3 / gmid(i);
            ID = 0.01e-6 * ceil(ID_req * 100e6);
            
            % determine actual W required
            W(i) = ID / ID_density;
            WL(i) = W(i) .* L_charac;
            
            % keep track of corresponding gmro
            gmro(i) = gmro_n(point, col);
            break
        end      
    end
end

% pick L that gives us required WL for parasitics/flicker
for i = 1:num_lengths_N
    WL_this = WL(i);
    
    if (WL_this > WL_min_A3)
        % determine final dimensions
        W_A3_M1 = W(i);
        L_A3_M1 = L_N(i);
        % determine final small signal params
        gmid_A3_M1 = gmid(i);
        gmro_A3_M1 = gmro(i);
        break
    end
end

% corresponding current
ID_A3 = ID;

% compute M1 small signal params
gm_A3_M1 = gmid_A3_M1 * ID_A3;
ro_A3_M1 = gmro_A3_M1 / gm_A3_M1;

% need to calculate required Rout and cascode gmro
Rout_required_A3 = A_3_required / gm_A3_M1;
Rdown_required_A3 = Rout_required_A3 * 2;

gmro_A3_M3_target = max(Rdown_required_A3 / ro_A3_M1, gmro_cascode_target);

% A3_M3: telecascode device (NMOS)
[W, gmid, gmro] = size_M(L_N, gmid_n, gmro_n, gmid_WI, 1, ID_A3,...
    num_lengths_N, points_per_length);
[L_A3_M3, W_A3_M3, gmid_A3_M3, gmro_A3_M3] = pick_L(L_N, W, gmid, gmro,...
    gmro_A3_M3_target, num_lengths_N, W_min);
% compute M3 small signal params
gm_A3_M3 = gmid_A3_M3 * ID_A3;
ro_A3_M3 = gmro_A3_M3 / gm_A3_M3;

% calculate actual Rup required
Rdown_actual_A3 = gmro_A3_M3 * ro_A3_M1;
Rup_required_A3 = 1 / (1/Rout_required_A3 - 1/Rdown_actual_A3);

% assume Rup_required_A3 = ro_M7

% A3_M5: load cascode device (PMOS)
[W, gmid, gmro] = size_M(L_P, gmid_p, gmro_p, gmid_MI, 1, ID_A3,...
    num_lengths_P, points_per_length);
[L_A3_M5, W_A3_M5, gmid_A3_M5, gmro_A3_M5] = pick_L(L_P, W, gmid, gmro,...
    gmro_cascode_target, num_lengths_P, W_min);
% compute M5 small signal params
gm_A3_M5 = gmid_A3_M5 * ID_A3;
ro_A3_M5 = gmro_A3_M5 / gm_A3_M5;

% size M7 based on estimated gm and ro required
gm_A3_M7_est = gmid_SI * ID_A3;
ro_A3_M7_required = Rup_required_A3 / gmro_A3_M5;
gmro_A3_M7_target = gm_A3_M7_est * ro_A3_M7_required;

% A3_M7: load device (PMOS)
[W, gmid, gmro] = size_M(L_P, gmid_p, gmro_p, gmid_SI, 0, ID_A3,...
    num_lengths_P, points_per_length);
[L_A3_M7, W_A3_M7, gmid_A3_M7, gmro_A3_M7] = pick_L(L_P, W, gmid, gmro,...
    gmro_A3_M7_target, num_lengths_P, W_min);
% compute M7 small signal params
gm_A3_M7 = gmid_A3_M7 * ID_A3;
ro_A3_M7 = gmro_A3_M7 / gm_A3_M7;

Rup_actual_A3 = gmro_A3_M5 * ro_A3_M7;
Rout_actual_A3 = 1 / (1/Rup_actual_A3 + 1/Rdown_actual_A3);

A_3_actual = Rout_actual_A3 * gm_A3_M1;

% CMFB sizing?

%% SF1 design: tunable parameters

% gain target
A_SF1_required = 0.95;
% SF1_M1 specs determined from f_swcap optimization in other script
gm_min_SF1 = 1e-6;

WL_min_SF1 = 9e-12;

%% SF1 design: action

% SF1_M1: input device (PMOS)

% vectors to keep track of results for comparison
W = zeros(num_lengths_N, 1);
WL = zeros(num_lengths_N, 1);
gmro = zeros(num_lengths_N, 1);
gmid = zeros(num_lengths_N, 1);

% try each length
for i = 1:num_lengths_P
    
    % column for gmid, gmro data
    col = 1 + i;
    
    % determine corresponding length
    L_charac = L_P(i);
    W_charac = L_charac * 2;
    
    for j = 1:points_per_length
        
        % go from SI to WI to get minimum required gmid
        point = points_per_length - j + 1;
        
        gmid(i) = gmid_p(point, col);
        
        if (gmid(i) > gmid_WI)
            % found required gmid
            
            % determine corresponding current density for this length
            ID_charac = gmid_p(point, 1);
            ID_density = ID_charac / W_charac;
            
            % determine actual ID required
            ID_req = gm_min_SF1 / gmid(i);
            ID = 0.01e-6 * ceil(ID_req * 100e6);
            
            % determine actual W required
            W(i) = ID / ID_density;
            WL(i) = W(i) .* L_charac;
            
            % keep track of corresponding gmro
            gmro(i) = gmro_n(point, col);
            break
        end      
    end
end

% pick L that gives us required WL for parasitics/flicker
for i = 1:num_lengths_P
    WL_this = WL(i);
    
    if (WL_this > WL_min_SF1)
        % determine final dimensions
        W_SF1_M1 = W(i);
        L_SF1_M1 = L_P(i);
        % determine final small signal params
        gmid_SF1_M1 = gmid(i);
        gmro_SF1_M1 = gmro(i);
        break
    end
end

% corresponding current
ID_SF1 = ID;

% compute M1 small signal params
gm_SF1_M1 = gmid_SF1_M1 * ID_SF1;
ro_SF1_M1 = gmro_SF1_M1 / gm_SF1_M1;

% size M2 based on estimated gm and ro required
gm_SF1_M2_est = gmid_SI * ID_SF1;
ro_SF1_M2_required = A_SF1_required / gm_SF1_M1 / (1 - A_SF1_required);
gmro_SF1_M2_target = gm_SF1_M2_est * ro_SF1_M2_required;

% SF1_M2: load device (PMOS)
[W, gmid, gmro] = size_M(L_P, gmid_p, gmro_p, gmid_SI, 0, ID_A3,...
    num_lengths_P, points_per_length);
[L_SF1_M2, W_SF1_M2, gmid_SF1_M2, gmro_SF1_M2] = pick_L(L_P, W, gmid, gmro,...
    gmro_SF1_M2_target, num_lengths_P, W_min);
% compute M2 small signal params
gm_SF1_M2 = gmid_SF1_M2 * ID_SF1;
ro_SF1_M2 = gmro_SF1_M2 / gm_SF1_M2;

A_SF1_actual = gm_SF1_M1 * ro_SF1_M2 / (1 + gm_SF1_M1 * ro_SF1_M2);

%% post-design SF characterization

% noise - note this is just open-loop OTA noise for sanity check

% compute first stage noise
noise_final_SF1 = 8*k*T*(gamma_W/gm_SF1_M1 +...
    gamma_S * gm_SF1_M2 / (gm_SF1_M1^2))*ENBW...
    + 2 * K_flicker_P / (W_SF1_M1 * L_SF1_M1 * C_ox) *...
    log(f_LP_AP / f_HP_AP);

% compute total input-referred OTA noise
noise_final_SF1_in = noise_final_SF1 / (A_target)^2;
noise_final_SF1_V = sqrt(noise_final_SF1_in);

% offset: it can be shown that all contributions are neglig except input
sigma_Vth_SF1_1 = A_VT / sqrt(W_SF1_M1 * L_SF1_M1);
V_os_3sigma_SF1 = sigma_Vth_SF1_1 * 3;

%% area estimate

% calculate A1 OTA area
area_A1 = 0;
area_A1 = area_A1 + get_area(L_M1, W_M1, L_guard, L_diff);
area_A1 = area_A1 + get_area(L_M3, W_M3, L_guard, L_diff);
area_A1 = area_A1 + get_area(L_M5, W_M5, L_guard, L_diff);
area_A1 = area_A1 + get_area(L_M7, W_M7, L_guard, L_diff);
area_A1 = area_A1 + get_area(L_M9, W_M9, L_guard, L_diff);
area_A1 = area_A1 + get_area(L_M13, W_M13, L_guard, L_diff);
area_A1 = area_A1 + get_area(L_M15, W_M15, L_guard, L_diff);

% calculate A3 OTA area
area_A3 = 0;
area_A3 = area_A3 + get_area(L_A3_M1, W_A3_M1, L_guard, L_diff);
area_A3 = area_A3 + get_area(L_A3_M3, W_A3_M3, L_guard, L_diff);
area_A3 = area_A3 + get_area(L_A3_M5, W_A3_M5, L_guard, L_diff);
area_A3 = area_A3 + get_area(L_A3_M7, W_A3_M7, L_guard, L_diff);
% assuming same CMFB amp as A1
area_A3 = area_A3 + get_area(L_M13, W_M13, L_guard, L_diff);
area_A3 = area_A3 + get_area(L_M15, W_M15, L_guard, L_diff);

% source follower area 
area_SF1 = 0;
area_SF1 = area_SF1 + get_area(L_SF1_M1, W_SF1_M1, L_guard, L_diff);
area_SF1 = area_SF1 + get_area(L_SF1_M2, W_SF1_M2, L_guard, L_diff);

% total area
area_total = area_A1 + 2*area_A3 + 2*area_SF1;



%% appendix: confirming biquad frequency response (ideal)

% uses TT design with specified LPF gain
f = logspace(1,6,1000)';
jomega = 1i * f .* 2 .* pi;
num = jomega .* BW;
den = jomega.^2 + jomega .* BW + omega_0.^2;
TF = num./den;
TF_dB = 20.*log10(abs(TF));

num_LP = omega_0.^2 .* A_LP;
TF_LP = num_LP ./ den;
TF_LP_dB = 20.*log10(abs(TF_LP));

figure
semilogx(f, TF_dB);
axis([1e1, 1e6, -60, 20]);
hold on
semilogx(f, TF_LP_dB);
xlabel('f (Hz)');
ylabel('|H(f)| (dB)');
title('Desired biquad frequency response');
legend('BPF Output', 'LPF Output');

%% appendix: validation of z-domain transfer function

% uses TT design with specified LPF gain

% need to use only one switched-cap frequency for this
f_swcap = 480e3;

% swcap filter cap calculations
C_RA = 40e-15;
R_A = 1 ./ (C_RA .* f_swcap);

R_1 = R_A ./ A_LP;
C_R1 = 1 ./ (R_1 .* f_swcap);

R_B = R_1 .* A_f;
C_RB = 1 ./ (R_B .* f_swcap);

C_A = 1./ (R_B .* BW);

C_RAP = 10e-15;
R_AP = 1 ./ (C_RAP .* f_swcap);

C_AP = 1 ./ (R_A .* R_AP .* C_A .* omega_0.^2);

% validation
f = logspace(-3,6,1000)';
jomega = 1i .* f .* 2 .* pi;
num = -jomega .* C_R1 .* f_swcap ./ C_A;
den = (jomega).^2 + jomega .* C_RB .* f_swcap ./ C_A +...
    C_RA .* C_RAP .* (f_swcap).^2 ./ C_A ./ C_AP;
TF = num./den;
TF_dB = 20.*log10(abs(TF));

num_LP = -C_R1 .* C_RAP .* (f_swcap).^2 ./ C_A ./ C_AP;
TF_LP = num_LP ./ den;
TF_LP_dB = 20.*log10(abs(TF_LP));

z = exp(jomega ./ f_swcap);
diff = 1 - z.^-1;

num = -C_R1 .* C_AP .* diff;
den = C_A.*C_AP .* (diff).^2 + C_RB .* C_AP .* diff + C_RA.*C_RAP .* z.^-1;
num_LP = -C_R1 .* C_RAP;

ZTF = num./den;
ZTF_dB = 20.*log10(abs(ZTF));

ZTF_LP = num_LP ./ den;
ZTF_LP_dB = 20.*log10(abs(ZTF_LP));

figure
semilogx(f, TF_dB);
axis([1e-3, f_swcap/2, -60, 20]);
hold on
semilogx(f, ZTF_dB);
semilogx(f, TF_LP_dB);
semilogx(f, ZTF_LP_dB);
xlabel('f (Hz)');
ylabel('|H(f)| (dB)');
legend('BPF CT approx', 'BPF Actual DT', 'LPF CT approx', 'LPF Actual DT');
title('Comparison between CT approx and Actual DT (z-domain)');



%% sizing helper functions

% W_vec: vector of widths (one for each length)
% gmid_vec: vector of actual gmid
% gmro_vec: vector of actual gmro

% L_vector: either N or P lengths
% gmid_matrix: either N or P characterization data
% gmro_matrix: either N or P characterization data
% gmid_target: min or max gmid
% inv_reg: 1 for WI i.e. min gmid, 0 for SI i.e. max gmid
% current: ID for this device
% num_lens: size of L_vector
% points_per_length: number of characterization points
function [W_vec, gmid_vec, gmro_vec] = size_M(L_vector, gmid_matrix,...
    gmro_matrix, gmid_target, inv_reg, current, num_lens, points_per_len)

    % vectors to keep track of results for comparison
    W_vec = zeros(num_lens, 1);
    gmro_vec = zeros(num_lens, 1);
    gmid_vec = zeros(num_lens, 1);

    % try each length
    for i = 1:num_lens

        % column for gmid, gmro data
        col = 1 + i;

        % determine corresponding length
        L_charac = L_vector(i);
        W_charac = L_charac * 2;
        
        % WI
        if (inv_reg == 1)
            for j = 1:points_per_len
                
                point = points_per_len - j + 1;
                gmid_vec(i) = gmid_matrix(point, col);
                
                if (gmid_vec(i) > gmid_target)
                    % found required gmid
                    % determine corresponding current density for this length
                    ID_charac = gmid_matrix(point, 1);
                    ID_density = ID_charac / W_charac;                 
                    % calculate W necessary from current for this device
                    W_vec(i) = current / ID_density;
                    % keep track of gmro
                    gmro_vec(i) = gmro_matrix(point, col);
                    break
                end
            end
        % SI
        else
            for j = 1:points_per_len
                
                point = j;
                gmid_vec(i) = gmid_matrix(point, col);
                
                if (gmid_vec(i) < gmid_target)
                    % found required gmid
                    % determine corresponding current density for this length
                    ID_charac = gmid_matrix(point, 1);
                    ID_density = ID_charac / W_charac;                 
                    % calculate W necessary from current for this device
                    W_vec(i) = current / ID_density;
                    % keep track of gmro
                    gmro_vec(i) = gmro_matrix(point, col);
                    break
                end
            end
        end
    end
end

% L_val: chosen L value
% W_val: chosen W value
% gmid_val: chosen gmid value
% gmro_val: chosen gmro value

% L_vector: either N or P lengths
% W_vector: corresponding W options
% gmid_vector: corresponding gmid
% gmro_vector: corresponding gmro
% gmro_target: min gmro
% num_lens: size of L_vector
function [L_val, W_val, gmid_val, gmro_val] = pick_L(L_vector, W_vector,...
    gmid_vector, gmro_vector, gmro_target, num_lens, min_W)

    for i = 1:num_lens
        gmro_this = gmro_vector(i);
        W_this = W_vector(i);
        
        % determine dimensions
        W_val = W_vector(i);
        L_val = L_vector(i);
        % determine small signal params
        gmid_val = gmid_vector(i);
        gmro_val = gmro_vector(i);

        if ((W_this > min_W) && (gmro_this > gmro_target))
            % if conditions met, these dimensions and params are final
            break
        end
    end
end

% area: silicon area estimate for pair of devices

% L: device L
% W: device W
% guard: estimate of additional guard-ring length
% diff: estimate of additional diffusion length
function area = get_area(L, W, guard, diff)

    area = (2*W + 2*guard) * (L + 2*guard + 2*diff);

end
